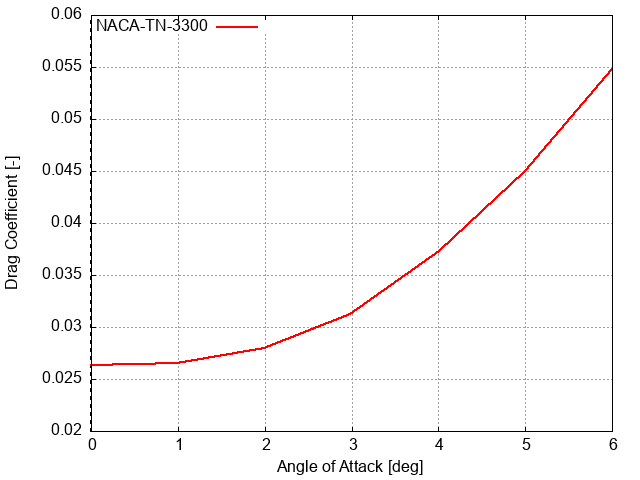

Here is the gnuplot script that generated this plot:
set terminal png
set output "Ma_1.62_CD.png"
set xlabel "Angle of Attack [deg]"
set ylabel "Drag Coefficient [-]"
set xrange [0: 6]
set yrange [0.02: 0.06]
set xtics 1
set ytics nomirror
set key left top
set grid
set yzeroaxis lw 2
set style line 1 lc rgb '#ff0000' lw 2 pt 1 ps 0
set style line 2 lc rgb '#0000ff' lw 2 pt 1 ps 0
set style line 3 lc rgb '#00ff00' lw 2 pt 1 ps 0
set style line 4 lc rgb '#000000' lw 2 pt 1 ps 0
set datafile separator ","
plot \
  "NACA-TN-3300/Ma_1.62_CD.csv" using 1:2 with linespoints ls 1 title "NACA-TN-3300",
